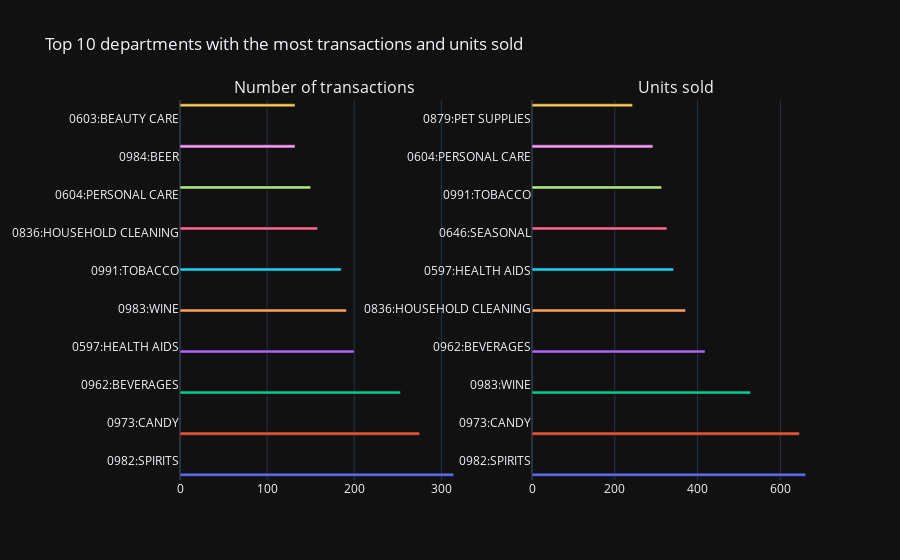

The code cell stored with this chart in its notebook:
### Code cell
# Unify count charts
fig = make_subplots(
    rows=1, cols=2, subplot_titles=("Number of transactions", "Units sold")
)

for trace in tx_count_fig.data:
    fig.add_trace(trace, row=1, col=1)

for trace in sold_units_fig.data:
    fig.add_trace(trace, row=1, col=2)

fig.update_layout(
    showlegend=False,
    title_text="Top 10 departments with the most transactions and units sold",
)

fig.show()

### Figure 1 — Plotly figure (JSON) as saved in the notebook; plotly's stock layout.template omitted (floating-point values rounded to 4 significant figures)
{"data": [{"alignmentgroup": "True", "hovertemplate": "department=%{y}<br>Number of transactions=%{x}<extra></extra>", "legendgroup": "0982:SPIRITS", "marker": {"color": "#636efa", "pattern": {"shape": ""}}, "name": "0982:SPIRITS", "offsetgroup": "0982:SPIRITS", "orientation": "h", "showlegend": true, "textposition": "auto", "type": "bar", "x": [314], "xaxis": "x", "y": ["0982:SPIRITS"], "yaxis": "y"}, {"alignmentgroup": "True", "hovertemplate": "department=%{y}<br>Number of transactions=%{x}<extra></extra>", "legendgroup": "0973:CANDY", "marker": {"color": "#EF553B", "pattern": {"shape": ""}}, "name": "0973:CANDY", "offsetgroup": "0973:CANDY", "orientation": "h", "showlegend": true, "textposition": "auto", "type": "bar", "x": [275], "xaxis": "x", "y": ["0973:CANDY"], "yaxis": "y"}, {"alignmentgroup": "True", "hovertemplate": "department=%{y}<br>Number of transactions=%{x}<extra></extra>", "legendgroup": "0962:BEVERAGES", "marker": {"color": "#00cc96", "pattern": {"shape": ""}}, "name": "0962:BEVERAGES", "offsetgroup": "0962:BEVERAGES", "orientation": "h", "showlegend": true, "textposition": "auto", "type": "bar", "x": [253], "xaxis": "x", "y": ["0962:BEVERAGES"], "yaxis": "y"}, {"alignmentgroup": "True", "hovertemplate": "department=%{y}<br>Number of transactions=%{x}<extra></extra>", "legendgroup": "0597:HEALTH AIDS", "marker": {"color": "#ab63fa", "pattern": {"shape": ""}}, "name": "0597:HEALTH AIDS", "offsetgroup": "0597:HEALTH AIDS", "orientation": "h", "showlegend": true, "textposition": "auto", "type": "bar", "x": [200], "xaxis": "x", "y": ["0597:HEALTH AIDS"], "yaxis": "y"}, {"alignmentgroup": "True", "hovertemplate": "department=%{y}<br>Number of transactions=%{x}<extra></extra>", "legendgroup": "0983:WINE", "marker": {"color": "#FFA15A", "pattern": {"shape": ""}}, "name": "0983:WINE", "offsetgroup": "0983:WINE", "orientation": "h", "showlegend": true, "textposition": "auto", "type": "bar", "x": [191], "xaxis": "x", "y": ["0983:WINE"], "yaxis": "y"}, {"alignmentgroup": "True", "hovertemplate": "department=%{y}<br>Number of transactions=%{x}<extra></extra>", "legendgroup": "0991:TOBACCO", "marker": {"color": "#19d3f3", "pattern": {"shape": ""}}, "name": "0991:TOBACCO", "offsetgroup": "0991:TOBACCO", "orientation": "h", "showlegend": true, "textposition": "auto", "type": "bar", "x": [185], "xaxis": "x", "y": ["0991:TOBACCO"], "yaxis": "y"}, {"alignmentgroup": "True", "hovertemplate": "department=%{y}<br>Number of transactions=%{x}<extra></extra>", "legendgroup": "0836:HOUSEHOLD CLEANING", "marker": {"color": "#FF6692", "pattern": {"shape": ""}}, "name": "0836:HOUSEHOLD CLEANING", "offsetgroup": "0836:HOUSEHOLD CLEANING", "orientation": "h", "showlegend": true, "textposition": "auto", "type": "bar", "x": [158], "xaxis": "x", "y": ["0836:HOUSEHOLD CLEANING"], "yaxis": "y"}, {"alignmentgroup": "True", "hovertemplate": "department=%{y}<br>Number of transactions=%{x}<extra></extra>", "legendgroup": "0604:PERSONAL CARE", "marker": {"color": "#B6E880", "pattern": {"shape": ""}}, "name": "0604:PERSONAL CARE", "offsetgroup": "0604:PERSONAL CARE", "orientation": "h", "showlegend": true, "textposition": "auto", "type": "bar", "x": [150], "xaxis": "x", "y": ["0604:PERSONAL CARE"], "yaxis": "y"}, {"alignmentgroup": "True", "hovertemplate": "department=%{y}<br>Number of transactions=%{x}<extra></extra>", "legendgroup": "0984:BEER", "marker": {"color": "#FF97FF", "pattern": {"shape": ""}}, "name": "0984:BEER", "offsetgroup": "0984:BEER", "orientation": "h", "showlegend": true, "textposition": "auto", "type": "bar", "x": [132], "xaxis": "x", "y": ["0984:BEER"], "yaxis": "y"}, {"alignmentgroup": "True", "hovertemplate": "department=%{y}<br>Number of transactions=%{x}<extra></extra>", "legendgroup": "0603:BEAUTY CARE", "marker": {"color": "#FECB52", "pattern": {"shape": ""}}, "name": "0603:BEAUTY CARE", "offsetgroup": "0603:BEAUTY CARE", "orientation": "h", "showlegend": true, "textposition": "auto", "type": "bar", "x": [132], "xaxis": "x", "y": ["0603:BEAUTY CARE"], "yaxis": "y"}, {"alignmentgroup": "True", "hovertemplate": "department=%{y}<br>Units sold=%{x}<extra></extra>", "legendgroup": "0982:SPIRITS", "marker": {"color": "#636efa", "pattern": {"shape": ""}}, "name": "0982:SPIRITS", "offsetgroup": "0982:SPIRITS", "orientation": "h", "showlegend": true, "textposition": "auto", "type": "bar", "x": [661], "xaxis": "x2", "y": ["0982:SPIRITS"], "yaxis": "y2"}, {"alignmentgroup": "True", "hovertemplate": "department=%{y}<br>Units sold=%{x}<extra></extra>", "legendgroup": "0973:CANDY", "marker": {"color": "#EF553B", "pattern": {"shape": ""}}, "name": "0973:CANDY", "offsetgroup": "0973:CANDY", "orientation": "h", "showlegend": true, "textposition": "auto", "type": "bar", "x": [646], "xaxis": "x2", "y": ["0973:CANDY"], "yaxis": "y2"}, {"alignmentgroup": "True", "hovertemplate": "department=%{y}<br>Units sold=%{x}<extra></extra>", "legendgroup": "0983:WINE", "marker": {"color": "#00cc96", "pattern": {"shape": ""}}, "name": "0983:WINE", "offsetgroup": "0983:WINE", "orientation": "h", "showlegend": true, "textposition": "auto", "type": "bar", "x": [528], "xaxis": "x2", "y": ["0983:WINE"], "yaxis": "y2"}, {"alignmentgroup": "True", "hovertemplate": "department=%{y}<br>Units sold=%{x}<extra></extra>", "legendgroup": "0962:BEVERAGES", "marker": {"color": "#ab63fa", "pattern": {"shape": ""}}, "name": "0962:BEVERAGES", "offsetgroup": "0962:BEVERAGES", "orientation": "h", "showlegend": true, "textposition": "auto", "type": "bar", "x": [418], "xaxis": "x2", "y": ["0962:BEVERAGES"], "yaxis": "y2"}, {"alignmentgroup": "True", "hovertemplate": "department=%{y}<br>Units sold=%{x}<extra></extra>", "legendgroup": "0836:HOUSEHOLD CLEANING", "marker": {"color": "#FFA15A", "pattern": {"shape": ""}}, "name": "0836:HOUSEHOLD CLEANING", "offsetgroup": "0836:HOUSEHOLD CLEANING", "orientation": "h", "showlegend": true, "textposition": "auto", "type": "bar", "x": [371], "xaxis": "x2", "y": ["0836:HOUSEHOLD CLEANING"], "yaxis": "y2"}, {"alignmentgroup": "True", "hovertemplate": "department=%{y}<br>Units sold=%{x}<extra></extra>", "legendgroup": "0597:HEALTH AIDS", "marker": {"color": "#19d3f3", "pattern": {"shape": ""}}, "name": "0597:HEALTH AIDS", "offsetgroup": "0597:HEALTH AIDS", "orientation": "h", "showlegend": true, "textposition": "auto", "type": "bar", "x": [342], "xaxis": "x2", "y": ["0597:HEALTH AIDS"], "yaxis": "y2"}, {"alignmentgroup": "True", "hovertemplate": "department=%{y}<br>Units sold=%{x}<extra></extra>", "legendgroup": "0646:SEASONAL", "marker": {"color": "#FF6692", "pattern": {"shape": ""}}, "name": "0646:SEASONAL", "offsetgroup": "0646:SEASONAL", "orientation": "h", "showlegend": true, "textposition": "auto", "type": "bar", "x": [326], "xaxis": "x2", "y": ["0646:SEASONAL"], "yaxis": "y2"}, {"alignmentgroup": "True", "hovertemplate": "department=%{y}<br>Units sold=%{x}<extra></extra>", "legendgroup": "0991:TOBACCO", "marker": {"color": "#B6E880", "pattern": {"shape": ""}}, "name": "0991:TOBACCO", "offsetgroup": "0991:TOBACCO", "orientation": "h", "showlegend": true, "textposition": "auto", "type": "bar", "x": [313], "xaxis": "x2", "y": ["0991:TOBACCO"], "yaxis": "y2"}, {"alignmentgroup": "True", "hovertemplate": "department=%{y}<br>Units sold=%{x}<extra></extra>", "legendgroup": "0604:PERSONAL CARE", "marker": {"color": "#FF97FF", "pattern": {"shape": ""}}, "name": "0604:PERSONAL CARE", "offsetgroup": "0604:PERSONAL CARE", "orientation": "h", "showlegend": true, "textposition": "auto", "type": "bar", "x": [292], "xaxis": "x2", "y": ["0604:PERSONAL CARE"], "yaxis": "y2"}, {"alignmentgroup": "True", "hovertemplate": "department=%{y}<br>Units sold=%{x}<extra></extra>", "legendgroup": "0879:PET SUPPLIES", "marker": {"color": "#FECB52", "pattern": {"shape": ""}}, "name": "0879:PET SUPPLIES", "offsetgroup": "0879:PET SUPPLIES", "orientation": "h", "showlegend": true, "textposition": "auto", "type": "bar", "x": [243], "xaxis": "x2", "y": ["0879:PET SUPPLIES"], "yaxis": "y2"}], "layout": {"annotations": [{"font": {"size": 16}, "showarrow": false, "text": "Number of transactions", "x": 0.225, "xanchor": "center", "xref": "paper", "y": 1, "yanchor": "bottom", "yref": "paper"}, {"font": {"size": 16}, "showarrow": false, "text": "Units sold", "x": 0.775, "xanchor": "center", "xref": "paper", "y": 1, "yanchor": "bottom", "yref": "paper"}], "showlegend": false, "title": {"text": "Top 10 departments with the most transactions and units sold"}, "xaxis": {"anchor": "y", "domain": [0, 0.45]}, "xaxis2": {"anchor": "y2", "domain": [0.55, 1]}, "yaxis": {"anchor": "x", "domain": [0, 1]}, "yaxis2": {"anchor": "x2", "domain": [0, 1]}}}
